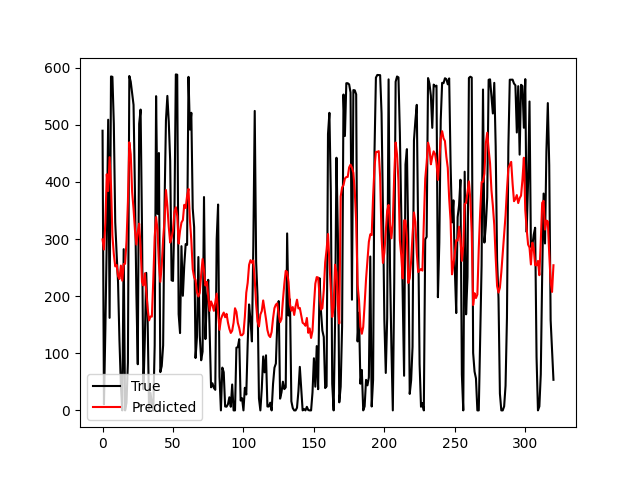

Python code for this plot:

import os
import sys
sys.path.append(os.path.abspath(os.path.join(os.path.dirname(__file__), "../../")))

import numpy as np
import pandas as pd
import pickle   
import matplotlib.pyplot as plt

from sklearn.svm import SVR
from sklearn.pipeline import make_pipeline
from sklearn.preprocessing import StandardScaler

import data_process.data_loader as dl

# Catch the wind data
full_input_data, full_output_data =  dl.catch_the_wind()

# Split the data into train, validation and test sets
data_dict = dl.split_train_test_val(full_input_data, full_output_data)

# Load the dictionary from the file
with open(f'exp_data_aug/data_dict_0.5.pickle', 'rb') as file:
    data_dict_reserve = pickle.load(file)
    
train_data = data_dict_reserve['train_input']
train_target = data_dict_reserve['train_output']
train_data, train_target = dl.nan_processing(train_data, train_target)

test_data = data_dict_reserve['test_input']
test_target = data_dict_reserve['test_output']
test_data, test_target = dl.nan_processing(test_data, test_target)

# Fit the model
regr = make_pipeline(StandardScaler(), SVR(C=1.0, epsilon=0.2))
regr.fit(train_data, train_target[:, 0])

# Predict the output
pred_target = regr.predict(test_data)

# Plot the results
plt.figure()
plt.plot(test_target[:, 0], 'k', label='True')
plt.plot(pred_target, 'r', label='Predicted')
plt.legend()
plt.savefig('exp_pred/svr/svr_predictor.png')
print('--------------------------------------')


